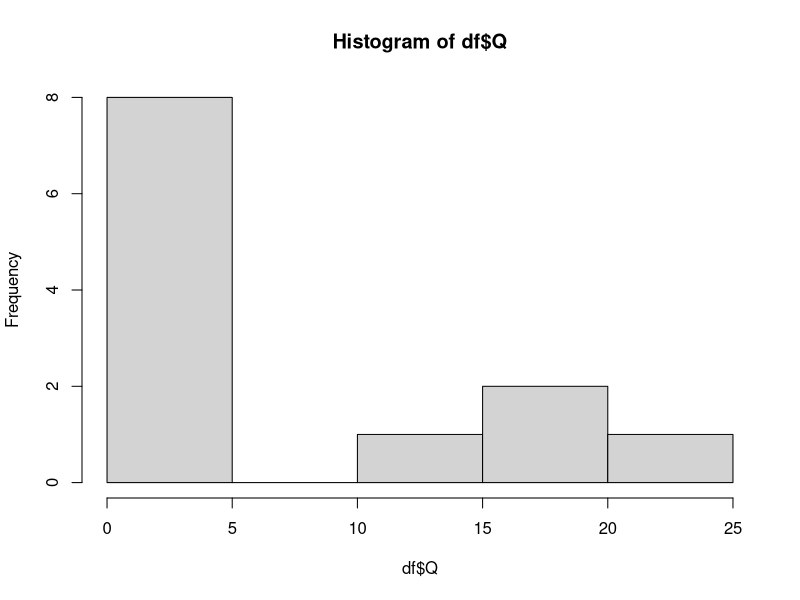
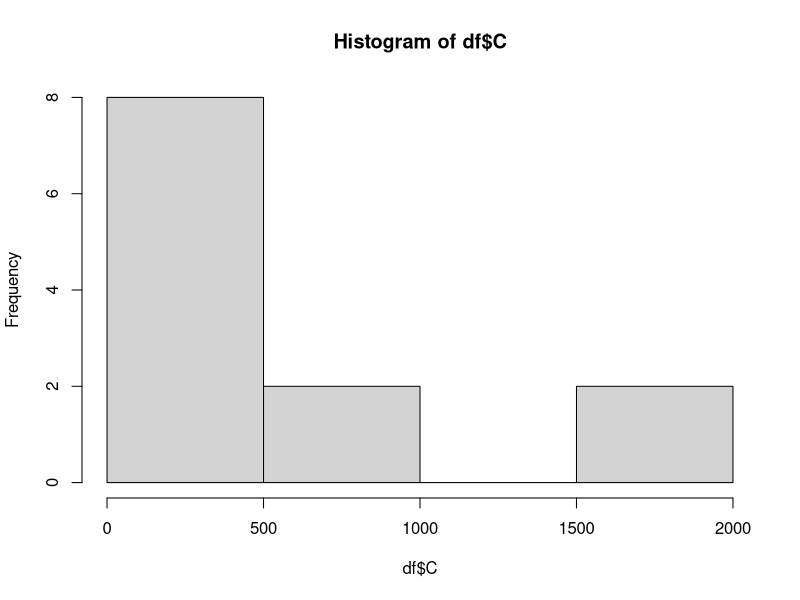
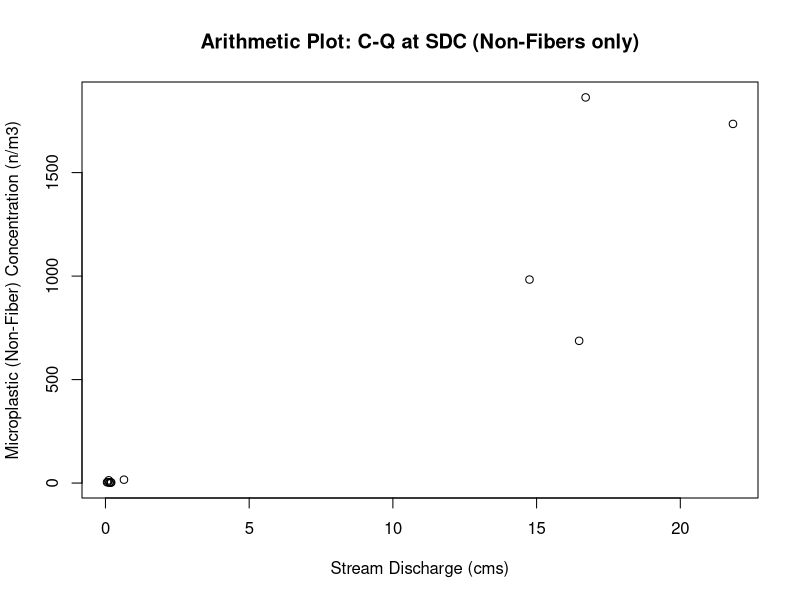
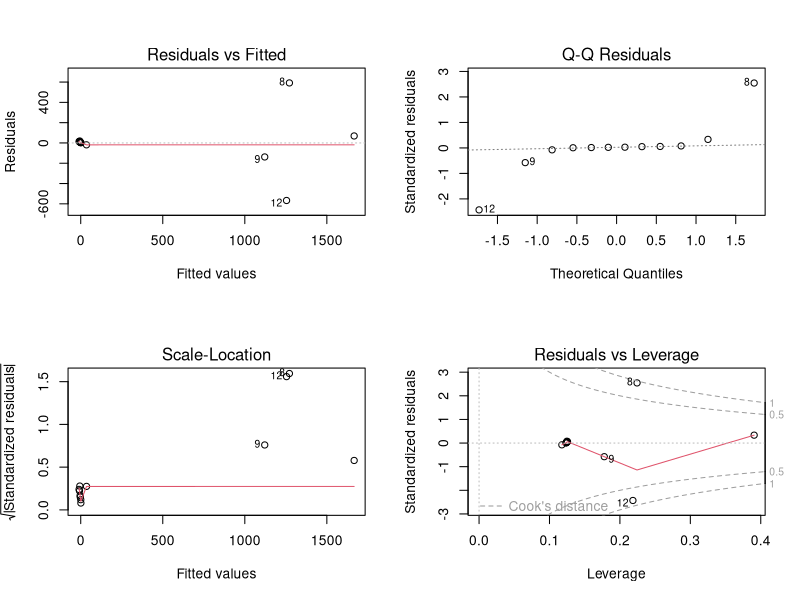
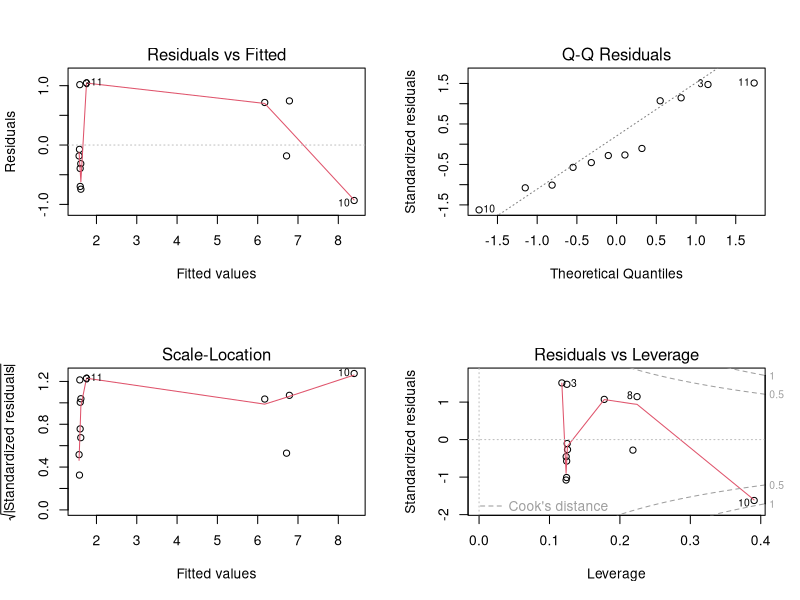
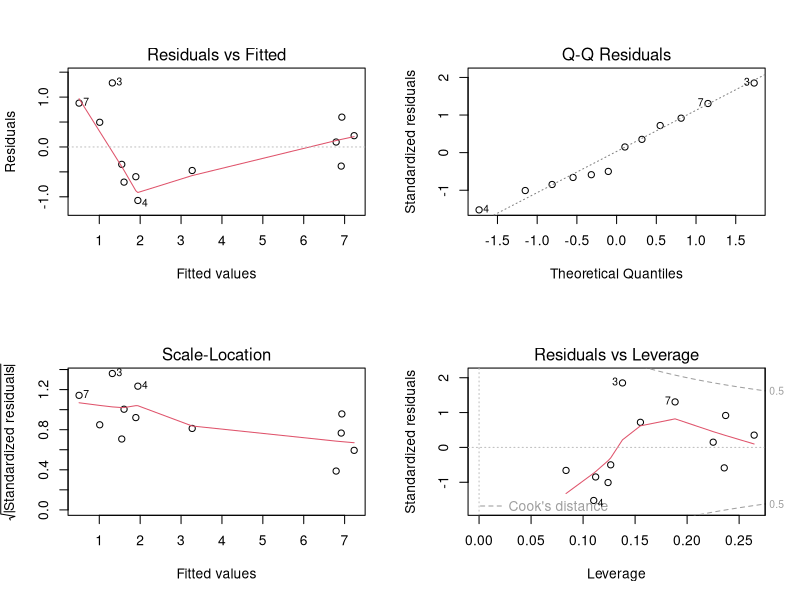
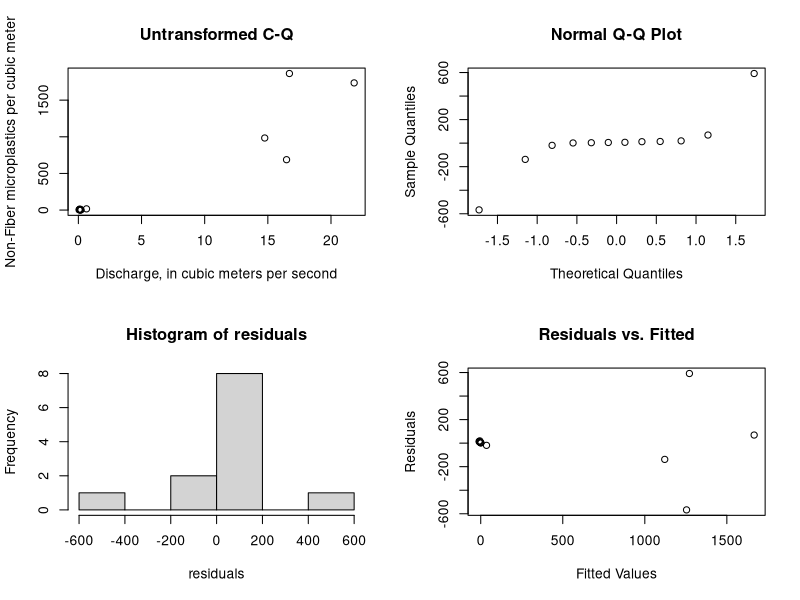
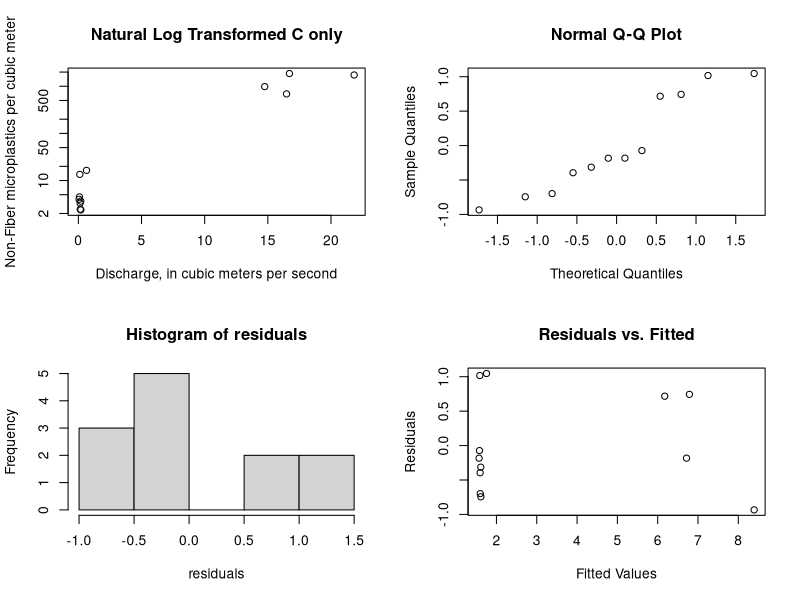

R code for these plots, in order: (Note: this script raises an error after producing the figures.)
###Clear the R environment
rm(list=ls());graphics.off();cat("\f");
library(ggplot2)
library(scales)
library(lmtest)
library(car)
# Load SDC Sample Non-Fiber data [n/m3] paired with Discharge [m3/s]
#where where LF has been rescaled with Kooi et al. 2021 freshwater alpha = 2.64; CF = 1.583433109))
C <- c(3.320436402, # rescaled LL 300um to 250um
       3.656612519, # rescaled LL 300um to 250um
       13.51010096, # rescaled LL 300um to 250um
       2.385330955, # rescaled LL 300um to 250um
       2.458900816, # rescaled LL 300um to 250um
       4.506311208, # rescaled LL 300um to 250um
       3.994533576, # rescaled LL 300um to 250um
               1863.333333,
               983.3032491,
               1735.205184,
               16.43192488,
               687.3102611)
Q <- c(0.139035719,
       0.188873369,
       0.113267388,
       0.197368424,
       0.146114931,
       0.086083215,
       0.054934683,
       16.70693973,
       14.75307729,
       21.83228904,
       0.643641932,
       16.48040495
)
df <- data.frame(Q,C) #save as a dataframe

#Test dataset for normality (#Null hypothesis is data is normally distributed)
shapiro.test(df$Q) # P< 0.05 --> not normally distributed
shapiro.test(df$C) # P< 0.05 --> not normally distributed
hist(df$Q) # histograms of Q data
hist(df$C) # histograms of C data

#Plot data in arithmetic space to see if linear
plot(df,xlab = "Stream Discharge (cms)", ylab = "Microplastic (Non-Fiber) Concentration (n/m3)", main = "Arithmetic Plot: C-Q at SDC (Non-Fibers only)")

#Create Linear Model and look at significance of coefficients
model <- lm(C ~ Q, data = df)
summary(model) #model not great
par(mfrow = c(2, 2))
# look at residual plots
plot(model) #Look for curvature, heteroskadasticity ....

# Test for normality in residuals of model
residuals<-resid(model) 
shapiro_xy <- shapiro.test(residuals) #Null hypothesis is data is normally distributed

# Perform the Non Constant Variance test
ncvTest_xy <- ncvTest(model) #Null hypothesis = homoscedasticity / No autocorrelation

#Print results
print("No Transformation")
cat("Test for normality of residuals:\n")
print(shapiro_xy)
cat("Test for constant variance of residuals:\n")
print(ncvTest_xy)

## If linear model is not a good fit/data is non-linear transform y, x, or both

###############################################################################
#Transform y only via ln(y)
##########################
#Create Model and look at significance and residual plots
model <- lm(log(C) ~ Q, data = df)
summary(model)
# residual plots
plot(model) #Look for curvature, heteroskadasticity ....

# Test for normality in residuals of model
residuals<-resid(model) 
shapiro_lny <- shapiro.test(residuals) #Null hypothesis is data is normally distributed

# Perform the Non Constant Variance test
ncvTest_lny <- ncvTest(model) #Null hypothesis = homoscedasticity / No autocorrelation

#Print results
print("Transform y only via ln(y)")
cat("Test for normality of residuals:\n")
print(shapiro_lny)
cat("Test for equal variance of residuals:\n")
print(ncvTest_lny)


###############################################################################
#Transform x and y  via ln()
##########################
#Create Model and look at significance and residual plots
model <- lm(log(C) ~ log(Q), data = df)
summary(model)
# residual plots
plot(model) #Look for curvature, heteroskadasticity ....

# Test for normality in residuals of model
residuals<-resid(model)
shapiro_lnxlny <- shapiro.test(residuals) #Null hypothesis is data is normally distributed

# Perform the Non Constant Variance test
ncvTest_lnxlny <- ncvTest(model) #Null hypothesis = homoscedasticity / No autocorrelation


#Print results
print("Transform x and y via ln()")
cat("Test for normality of residuals:\n")
print(shapiro_lnxlny)
cat("Test for equal variance of residuals:\n")
print(ncvTest_lnxlny)


###############################################################################
###############################################################################
#Below stats re-run with better plots
###############################################################################
###############################################################################

####SUMMARY PLOTS AND RERUN of STATS FOR EACH TYPE OF MODEL #####

#TYPE 1: Untransformed Model

par(mfrow = c(2, 2))
#Plot data in arithmetic space
plot(df, xlab="Discharge, in cubic meters per second",
     ylab="Non-Fiber microplastics per cubic meter", main="Untransformed C-Q")
#Model and look at significance and residual plots
model <- lm(C ~ Q, data = df)
summary(model)
#plot(model) Using below plots instead

# Test for normality in residuals of model
residuals<-resid(model)
qqnorm(residuals)
hist(residuals)
shapiro.test(residuals) #Null hypothesis is data is normally distributed

# Create a scatterplot of residuals vs. fitted values
plot(fitted(model), residuals, xlab = "Fitted Values", ylab = "Residuals", main = "Residuals vs. Fitted")
# Perform the Non Constant Variance test
ncvTest(model)



#TYPE 2: Natural Log C Transformed

par(mfrow = c(2, 2))
#Plot data in log-log space
plot(df, xlab="Discharge, in cubic meters per second",
     ylab="Non-Fiber microplastics per cubic meter", main="Natural Log Transformed C only", log = 'y')
#Model and look at significance and residual plots
model <- lm(log(C) ~ Q, data = df)
summary(model)
#plot(model) Using below plots instead

# Test for normality in residuals of model
residuals<-resid(model)
qqnorm(residuals)
hist(residuals)
shapiro.test(residuals) #Null hypothesis is data is normally distributed

# Create a scatterplot of residuals vs. fitted values
plot(fitted(model), residuals, xlab = "Fitted Values", ylab = "Residuals", main = "Residuals vs. Fitted")
# Perform the Non Constant Variance test
ncvTest(model)



#TYPE 3: Natural Log - Natural Log Transformed

par(mfrow = c(2, 2))
#Plot data in log-log space
plot(df, xlab="Discharge, in cubic meters per second",
     ylab="Non-Fiber microplastics per cubic meter", main="Natural Log Transformed C and Q", log = 'xy')
#Model and look at significance and residual plots
model <- lm(log(C) ~ log(Q), data = df)
summary(model)
#plot(model) Using below plots instead

# Test for normality in residuals of model
residuals<-resid(model)
qqnorm(residuals)
hist(residuals)
shapiro.test(residuals) #Null hypothesis is data is normally distributed

# Create a scatterplot of residuals vs. fitted values
plot(fitted(model), residuals, xlab = "Fitted Values", ylab = "Residuals", main = "Residuals vs. Fitted")
# Perform the Non Constant Variance test
ncvTest(model)

###############################################################################
###############################################################################
# Model selected: #TYPE 3: Natural Log Transformed C and Q
model <- lm(log(C) ~ log(Q), data = df)
###############################################################################
###############################################################################

###AFTER MODEL SELECTION#######

#Bias Correction Selection Following Helschel & Hirsch 2002 and 2020
#regression equations fit in log space result in a bias when back transformed. 
#When the objective is to compute Loads by regressing and summing over the record 
#a correction must be applied because this method assumes the equation produces an estimate of the mean
# the sum of the means = the mean of the sum
# However, applying the regression in orginal units is violates this because the
#regression in original units is the an estimate of the median not the mean 
#the sum of the medians is not the median of the sum
#A sum of the median values will underestimate the sum of the mean.
#Therefore if unaccounted for this will underestimate the long-term mean load.

#Two bias correction methods are commonly employed
#Ferguson' Maximum Likelihood Estimation: residuals must be normally distributed (n > 30)
#Duan: Nonparametric Smearing (does not require normality; requires independence and homoscedastic)

#Our residuals are normally distributed
#Even though our sample size is less than 30,
#We will calculate both following H&H 2020 rcode

# For comparison calculate the mean of the observed concentrations
meanC <- mean(df$C) 
meanC

#calculate the mean of the y fitted values for each Q
yhat <-exp(model$fitted.values)
meanyhat <- mean(yhat) #compare mean of fitted values to mean observed concentrations
100*(meanC-meanyhat)/meanC #this is an underestimate of the mean of the observed data by ~16%

#Ferguson' Maximum Likelihood Estimation (MLE)

#calculate the MLE bias adj
sse <- sum(model$residuals^2)
sSquared <- sse / (length(model$residuals)-2)
biasAdj <- exp(0.5*sSquared)
biasAdj

#Apply MLE bias adj to yhat and check mean
ymle <-yhat*biasAdj
meanmle<-mean(ymle)
meanmle
100*(meanC-meanmle)/meanC #this is an overestimate of the mean of the observed data by ~-11%

##
#Duan's Smearing Estimate of the Bias Correction Adjustment

#calculate the smearing estiamte
smearAdj <- sum(exp(model$residuals))/length(model$residuals)
smearAdj

#Apply Smearing adj to yhat and check mean
ysmear <-yhat*smearAdj
meanysmear<-mean(ysmear)
meanysmear
100*(meanC-meanysmear)/meanC #this is an overestimate of the mean of the observed data by ~-6.3%

#####################################################

#Print summary
print(paste("Mean of Observations:", meanC))
print(paste("Mean of Fit:", meanyhat))
print(paste("MLE Adjustmented Mean:", meanmle))
print(paste("DuanAdjusted Mean:", meanysmear))

##Going with Duan Smearing Correction Adjustment Because
#1.) the sample size is less than 30 
#2.) the smear adjustment produces a closer estimate of mean than MLE adj

#####################################################

#####################################################
#calculating the confidence intervals
####################################################

#Confidence Intervals by bootstrapping (Non-parametric approach)
set.seed(123)  # for reproducibility
data <- data.frame(x=df$Q,
                   y=df$C)

# Define a function to fit the linear model and extract coefficients
fit_model <- function(data, indices) {
  bootmodel <- lm(log(y) ~ log(x), data = data[indices, ])
  return(coef(bootmodel))
}

# Set the number of bootstrap samples
num_bootstraps <- 10000

# Perform bootstrapping to get coefficient distributions
set.seed(123)  # for reproducibility
bootstrap_results <- boot(data, fit_model, R = num_bootstraps)

# Remove rows with missing values in the bootstrap results
bootstrap_results$t <- na.omit(bootstrap_results$t)

# Calculate confidence intervals for coefficients
confidence_intervals <- t(sapply(1:ncol(bootstrap_results$t), function(i) {
  quantile(bootstrap_results$t[, i], probs = c(0.025, 0.975))
}))

# Create a matrix of coefficient names and confidence intervals
coef_names <- names(coefficients(model))
coef_intervals <- data.frame(Coefficient = coef_names,
                             Lower_CI = confidence_intervals[, 1],
                             Upper_CI = confidence_intervals[, 2])

# Print and plot the confidence intervals
print(coef_intervals)

#############################################
#confidence intervals (This is a parametric approach and therefore assumes normality)
confint(model, level = 0.95) 

#############################################
###Confidence Intervals For Plots

#Create Confidence intervals (Uncorrected)
nmodel<- data.frame(Q = seq(from = min(df$Q), to = max(df$Q), length= 100))
model_conf <- exp(predict(model, nmodel, type = "response", interval = "confidence",level=0.95))
nmodel <- cbind(nmodel,model_conf)
nmodel

#Create Confidence intervals (CORRECTED)
model_conf_cor <- model_conf*smearAdj
nmodel_cor<-cbind(nmodel,model_conf_cor)
nmodel_cor <- `colnames<-`(nmodel_cor,c('Q','fit_uncor','lwr_uncor','upr_uncor','fit_cor','lwr_cor','upr_cor'))
nmodel_cor

#Create Prediction intervals (Uncorrected)
pmodel<- data.frame(Q = seq(from = min(df$Q), to = max(df$Q), length= 100))
model_preds <- exp(predict(model, pmodel, type = "response", interval = "prediction",level=0.95))
pmodel <- cbind(pmodel,model_preds)
pmodel

#Create Prediction intervals (CORRECTED)
model_preds_cor <- model_preds*smearAdj
pmodel_cor<-cbind(pmodel,model_preds_cor)
pmodel_cor <- `colnames<-`(pmodel_cor,c('Q','fit_uncor','lwr_uncor','upr_uncor','fit_cor','lwr_cor','upr_cor'))
pmodel_cor


#Plot the uncorrected and corrected model and confidence intervals
plot <- ggplot()+ 
  geom_line(aes(x = Q, y = fit), col = "gray", data = pmodel)+
  geom_line(aes(x = Q, y = lwr), linetype=2, col = "green", data = nmodel)+
  geom_line(aes(x = Q, y = upr), linetype=2, col = "green", data = nmodel)+
  geom_line(aes(x = Q, y = lwr), linetype=2, col = "orange", data = pmodel)+
  geom_line(aes(x = Q, y = upr), linetype=2, col = "orange", data = pmodel)+
  geom_line(aes(x = Q, y = fit_cor), col = "black", data = pmodel_cor)+
  geom_line(aes(x = Q, y = lwr_cor), linetype=2, col = "blue", data = nmodel_cor)+
  geom_line(aes(x = Q, y = upr_cor), linetype=2, col = "blue", data = nmodel_cor)+
  geom_line(aes(x = Q, y = fit_cor), col = "transparent", data = pmodel_cor)+
  geom_line(aes(x = Q, y = lwr_cor), linetype=2, col = "purple", data = pmodel_cor)+
  geom_line(aes(x = Q, y = upr_cor), linetype=2, col = "purple", data = pmodel_cor)+
  geom_point(data = df, aes(x=Q, y=C))+
  ggtitle("MP Concentration-Discharge: SDC (Non-Fibers)") +
  xlab("Discharge, in cubic meters per second") +
  ylab("Non-Fiber microplastics per cubic meter")
plot
plot    +scale_x_log10(breaks = trans_breaks("log10", function(x) 10^x),
                       labels = trans_format("log10", math_format(10^.x))) +
  scale_y_log10(breaks = trans_breaks("log10", function(x) 10^x),
                labels = trans_format("log10", math_format(10^.x))) +
  theme_bw()+
  annotate(geom="text", x=0.5, y=8000, label="Ln(Concentration)= 3.767 + 1.124 × Ln(Discharge)
       Duan Smearing Correction Adjustment = 1.270",
           color="black")

plot+ theme_bw()+
  annotate(geom="text", x=7.5, y=15000, label="Concentration = 1.270 × (43.25 × Discharge^1.124)",
           color="black")


##Plot of Final
#Plot the uncorrected and corrected model and confidence intervals
plot <- ggplot()+ 
  geom_line(aes(x = Q, y = fit_cor), col = "black", data = pmodel_cor)+
  geom_line(aes(x = Q, y = lwr_cor), linetype=2, col = "blue", data = nmodel_cor)+
  geom_line(aes(x = Q, y = upr_cor), linetype=2, col = "blue", data = nmodel_cor)+
  geom_line(aes(x = Q, y = lwr_cor), linetype=2, col = "purple", data = pmodel_cor)+
  geom_line(aes(x = Q, y = upr_cor), linetype=2, col = "purple", data = pmodel_cor)+
  geom_point(data = df, aes(x=Q, y=C))+
  ggtitle("MP Concentration-Discharge: SDC (Non-Fibers)") +
  xlab("Discharge, in cubic meters per second") +
  ylab("Non-Fibers, number per cubic meter")
plot

plot    +scale_x_log10(breaks = trans_breaks("log10", function(x) 10^x),
                       labels = trans_format("log10", math_format(10^.x))) +
  scale_y_log10(breaks = trans_breaks("log10", function(x) 10^x),
                labels = trans_format("log10", math_format(10^.x))) +
  annotate(geom="text", x=0.5, y=8000, label="Ln(Concentration)= 3.767 + 1.124 × Ln(Discharge)
    With Duan Smearing Correction Adjustment = 1.270",
           color="black") +
theme(
  legend.text = element_text(size = 12),      # Increase legend text size
  legend.title = element_text(size = 14),     # Increase legend title size
  axis.title.x = element_text(size = 14),     # Increase x-axis title size
  axis.title.y = element_text(size = 14),     # Increase y-axis title size
  axis.text.x = element_text(size = 12, color= "black"),       # Increase x-axis label size
  axis.text.y = element_text(size = 12, color = "black"),      # Increase y-axis label size
  plot.title = element_text(size = 16, face = "bold"), # Increase title size
  plot.subtitle = element_text(size = 12, face = "bold", hjust = 0, vjust = 1.5),
  axis.ticks.y = element_line(color = "black"))+
  annotate("rect", xmin = 15.5, xmax = 19.5, ymin = 0.035, ymax = 0.01, 
           fill = "white", color = "black") +  # Draw the white box with a black border
  annotate("text", x = 17.5, y = 0.02, label = "b", size = 6.5, fontface = "bold") 

plot+ theme_bw()+
  annotate(geom="text", x=7.5, y=15000, label="Concentration = 1.270 × (43.25 × Discharge^1.124)",
           color="black")


